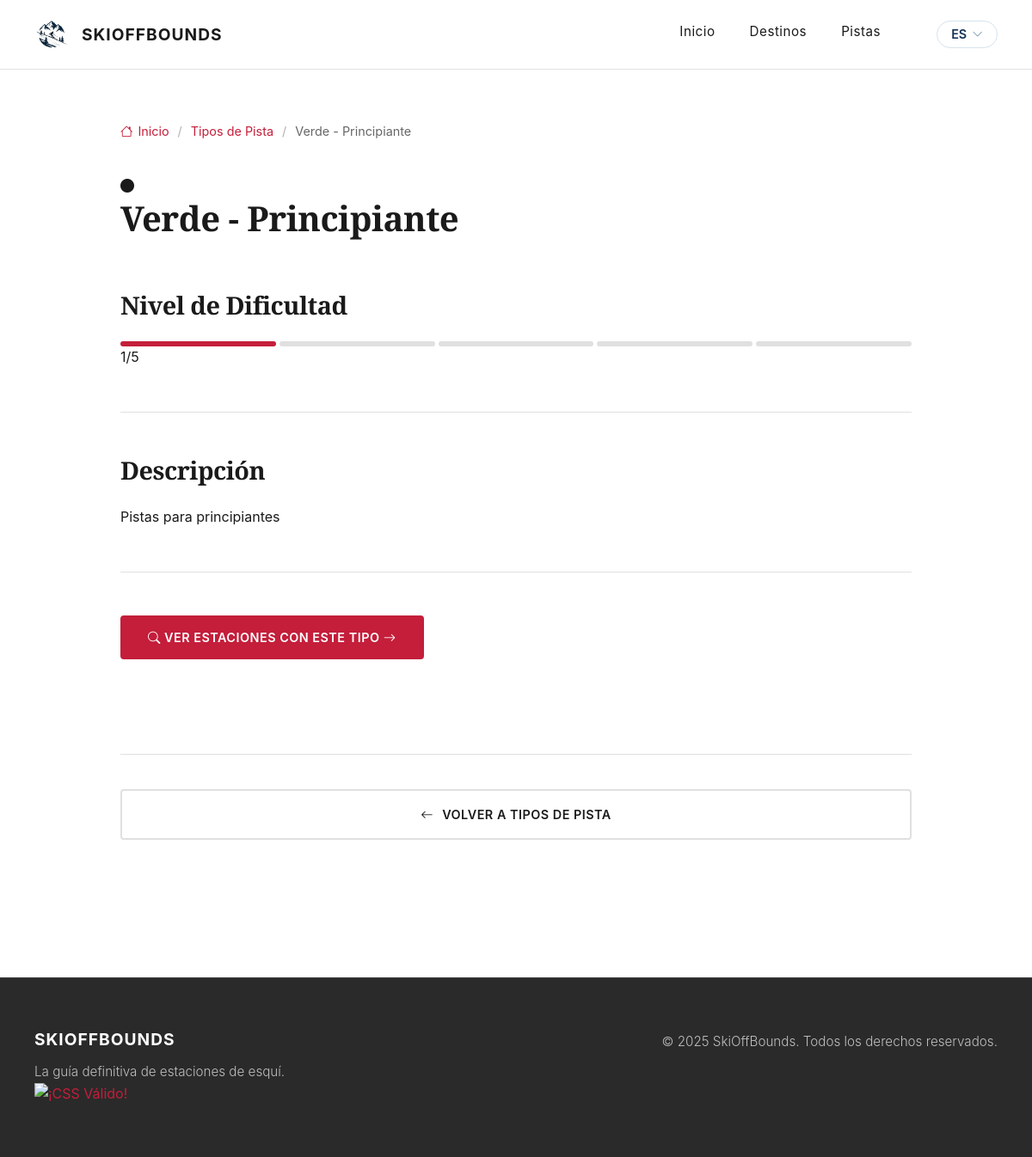
The page /es/home/tipos-pista/1/ on the database its author committed.
### app/models.py (models this page shows, shortened)
class TipoPista(models.Model):
    COLORES = [
        ('verde', _('Verde - Principiante')),
        ('azul', _('Azul - Fácil')),
        ('roja', _('Roja - Intermedia')),
        ('negra', _('Negra - Difícil')),
    ]
    nombre = models.CharField(
        max_length=20,
        choices=COLORES,
        unique=True,
        verbose_name=_("Color / Tipo")
    )
    descripcion = models.TextField(
        blank=True,
        null=True,
        help_text=_("Características y nivel de dificultad"),
        verbose_name=_("Descripción")
    )
    nivel_dificultad = models.IntegerField(
        default=1,
        validators=[MinValueValidator(1), MaxValueValidator(5)],
        help_text=_("Nivel de dificultad del 1 (más fácil) al 5 (más difícil)"),
        verbose_name=_("Nivel de dificultad")
    )
    class Meta:
        verbose_name = _("Tipo de Pista")
        verbose_name_plural = _("Tipos de Pista")
        ordering = ['nivel_dificultad']

### app/views.py (the view)
# urls.py: path('tipos-pista/<int:tipo_pista_id>/', views.show_tipo_pista, name='tipo_pista_detalle'),
def show_tipo_pista(request, tipo_pista_id):
    tipo = get_object_or_404(TipoPista, pk=tipo_pista_id)
    estaciones = tipo.estaciones.all()
    context = {'tipo_pista': tipo, 'estaciones': estaciones}
    return render(request, 'tipo_pista_detail.html', context)

### app/templates/tipo_pista_detail.html (shortened to what this page needs)
{% extends "base.html" %}
{% load i18n %}
{% block contenido %}
<section class="detail-section">
    <div class="detail-container">
        <div class="breadcrumb">
            <a href="{% url 'skioffbounds:index' %}" class="breadcrumb-link">
                <i class="bi bi-house"></i> {% trans "Inicio" %}
            </a>
            <span class="breadcrumb-separator">/</span>
            <a href="{% url 'skioffbounds:tipos_pista' %}" class="breadcrumb-link">
                {% trans "Tipos de Pista" %}
            </a>
            <span class="breadcrumb-separator">/</span>
            <span class="breadcrumb-current">{{ tipo_pista.get_nombre_display }}</span>
        </div>
        <div class="detail-header pista-{{ tipo_pista.nombre|lower }}-theme">
            <div class="detail-icon">
                {% if tipo_pista.nombre == 'verde' %}
                    <i class="bi bi-circle-fill"></i>
                {% elif tipo_pista.nombre == 'azul' %}
                    <i class="bi bi-square-fill"></i>
                {% elif tipo_pista.nombre == 'rojo' %}
                    <i class="bi bi-diamond-fill"></i>
                {% elif tipo_pista.nombre == 'negro' %}
                    <i class="bi bi-triangle-fill"></i>
                {% else %}
                    <i class="bi bi-flag-fill"></i>
                {% endif %}
            </div>
            <h1 class="detail-title">{{ tipo_pista.get_nombre_display }}</h1>
        </div>
        <div class="detail-content">
            <div class="content-section">
                <h2 class="section-heading">{% trans "Nivel de Dificultad" %}</h2>
                <div class="level-display">
                    <div class="level-bars large">
                        {% for i in "x"|rjust:"5" %}
                            <span class="level-bar {% if forloop.counter <= tipo_pista.nivel_dificultad %}active{% endif %}"></span>
                        {% endfor %}
                    </div>
                    <span class="level-text">{{ tipo_pista.nivel_dificultad }}/5</span>
                </div>
            </div>
            {% if tipo_pista.descripcion %}
            <div class="content-section">
                <h2 class="section-heading">{% trans "Descripción" %}</h2>
                <p class="detail-description">{{ tipo_pista.descripcion }}</p>
            </div>
            {% endif %}
            <div class="content-section">
                <a href="{% url 'skioffbounds:estaciones_por_tipo_pista' tipo_pista.id %}" class="detail-cta">
                    <i class="bi bi-search"></i>
                    {% trans "Ver Estaciones con este Tipo" %}
                    <i class="bi bi-arrow-right"></i>
                </a>
            </div>
        </div>
        <div class="detail-actions">
            <a href="{% url 'skioffbounds:tipos_pista' %}" class="action-button action-secondary">
                <i class="bi bi-arrow-left"></i>
                {% trans "Volver a Tipos de Pista" %}
            </a>
        </div>
    </div>
</section>
{% endblock %}

### app/static/css/base/typography.css (style rules this page uses)
h1, h2, h3, h4, h5, h6 { line-height: 1.2; }
.hero-title, .detail-title, .listing-title, .section-title, .card-title, .stat-value { font-family: 'Playfair Display', serif; font-weight: 700; }
a { color: var(--accent); text-decoration: none; transition: color 0.3s ease; }

### app/static/css/base/layout.css (style rules this page uses)
section { padding: 60px 0; }
section.listing-section, section.detail-section { min-height: calc(100vh - 300px); }

### app/static/css/components/buttons.css (style rules this page uses)
.btn, .card-link, .card-cta, .detail-cta, .hero-cta { display: inline-block; padding: 12px 30px; background: var(--accent); color: var(--white); text-decoration: none; font-weight: 600; text-transform: uppercase; letter-spacing: 0.5px; font-size: 0.9rem; border-radius: 4px; transition: all 0.3s ease; border: 2px solid var(--accent); cursor: pointer; }
.action-button { flex: 1; padding: 16px 30px; text-decoration: none; font-weight: 600; text-transform: uppercase; letter-spacing: 0.5px; font-size: 0.9rem; border-radius: 4px; transition: all 0.3s ease; display: flex; align-items: center; justify-content: center; gap: 10px; border: 2px solid; }
.action-secondary { background: var(--white); color: var(--text-primary); border-color: #e0e0e0; }

### app/static/css/pages/detail.css (style rules this page uses)
.detail-section { padding: 60px 0; }
.detail-container { max-width: 1000px; margin: 0 auto; padding: 0 40px; }
.breadcrumb { display: flex; align-items: center; gap: 10px; margin-bottom: 40px; font-size: 0.9rem; color: var(--text-secondary); }
.breadcrumb-link { color: var(--accent); text-decoration: none; transition: color 0.3s ease; display: flex; align-items: center; gap: 6px; }
.breadcrumb-separator { opacity: 0.5; }
.detail-header { margin-bottom: 60px; }
.detail-title { font-size: 2.5rem; font-weight: 700; margin-bottom: 20px; letter-spacing: -0.5px; }
.detail-content { margin: 60px 0; }
.content-section { margin-bottom: 50px; padding-bottom: 50px; border-bottom: 1px solid #e0e0e0; }
.content-section:last-child { border-bottom: none; }
.section-heading { font-family: 'Playfair Display', serif; font-size: 1.8rem; font-weight: 700; margin-bottom: 25px; letter-spacing: -0.5px; }
.detail-actions { display: flex; gap: 20px; margin-top: 60px; padding-top: 40px; border-top: 1px solid #e0e0e0; }

### app/static/css/pages/listing.css (style rules this page uses)
.level-bars { display: flex; gap: 4px; flex: 1; }
.level-bar { flex: 1; height: 6px; background: #e0e0e0; border-radius: 3px; transition: all 0.3s ease; }
.level-bar.active { background: var(--accent); }

### rows shown on the page
TipoPista: nombre "Verde - Principiante", nivel_dificultad "1", descripcion "Pistas para principiantes"

### other values the page prints
{{ LANGUAGE_CODE|upper }} "ES"
